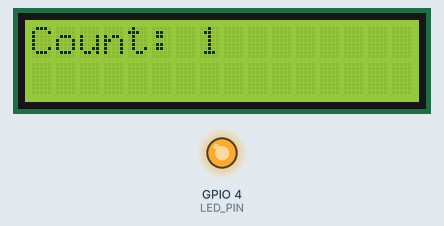
This sketch was run on a simulated ESP32. Shown: 16×2 character LCD, output pins drawn as LEDs (lit = HIGH). What the sketch prints to the serial monitor is not drawn.

Above: at 0.1 s.
At 8.2 s:
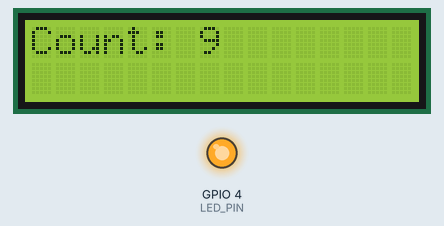
At 20.1 s:
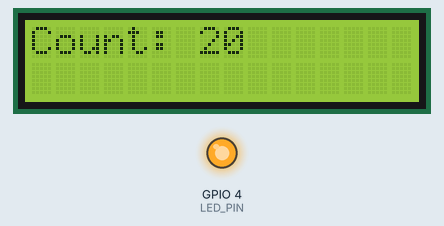
At 38.1 s:
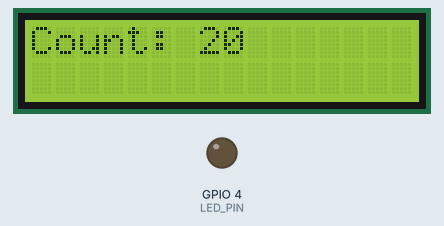
Timing chart, 0 to 40.0 s (numbered marks = the images above):
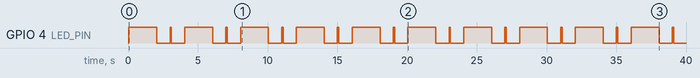

The sketch:

lab4-1.ino
```cpp
/**
 * @file lab4-1_d.ino
 * @author Ruiqi Liu, Hailey Yuan, Gemini 404
 * @date 05/22/2026
 * @brief Implements a Shortest Time Remaining First (STRF) cooperative scheduler using FreeRTOS on an ESP32.
 * * Three tasks run on Core 0 — blinking an LED, printing an incrementing counter to an I2C LCD,
 * and printing the alphabet to Serial. A dedicated scheduler task selects whichever job has the
 * least remaining execution time and runs it exclusively until all three finish, then resets and repeats.
 * @
 */

// ================== Includes ==================
#include <LiquidCrystal_I2C.h>

// ================== Macros ==================
#define LED_PIN 4   ///< GPIO pin connected to the external LED

// ================== Global Variables ==================

/** Total execution durations for each task, expressed in FreeRTOS ticks. Used to reset remaining times. */
const TickType_t totalTimes[3] = {48000 / portTICK_PERIOD_MS, 20000 / portTICK_PERIOD_MS, 26000 / portTICK_PERIOD_MS};
/** Countdown timers tracking how much execution time each task still has left. */
volatile TickType_t remainingTimes[3] = {48000 / portTICK_PERIOD_MS, 20000 / portTICK_PERIOD_MS, 26000 / portTICK_PERIOD_MS};
/** Task handles allow the scheduler to suspend/resume individual tasks by reference. */
TaskHandle_t taskHandles[3];
/** Whether each task is currently sleeping/waiting. */
volatile bool isSleeping[3] = {false, false, false};

/** LCD object using I2C address 0x27, configured for a 16-column × 2-row display. */
LiquidCrystal_I2C lcd(0x27, 16, 2);

// ================== Functions ==================
/**
 * @brief Function that delays a task.
 * * @param ms Number of milliseconds to delay
 * * @param index Index of the task to delay
 * * @return void
 */
void taskDelay(int ms, int index) {
   isSleeping[index] = true;
   vTaskDelay(ms / portTICK_PERIOD_MS);
   isSleeping[index] = false;
   remainingTimes[index] -= ms / portTICK_PERIOD_MS;
}

/**
 * @brief FreeRTOS task that blinks an LED in a fixed pattern.
 * * Blinks an LED (2 s ON, 0.95 s OFF, 0.10 s ON, 0.95 s OFF) repeated 12 times for a
 * total of 48 seconds. After completing one full cycle the task suspends itself,
 * waiting for the scheduler to resume it in the next round.
 * * @param* arg Unused task parameter (required by FreeRTOS API)
 * * @return void (FreeRTOS tasks never return)
 */
void ledTask(void *arg) {
   while (1) {
      for (int i = 0; i < 12; i++) {
         digitalWrite(LED_PIN, HIGH);
         taskDelay(2000, 0);

         digitalWrite(LED_PIN, LOW);
         taskDelay(950, 0);

         digitalWrite(LED_PIN, HIGH);
         taskDelay(100, 0);

         digitalWrite(LED_PIN, LOW);
         taskDelay(950, 0);
      }

      vTaskSuspend(NULL);
   }
}

/**
 * @brief FreeRTOS task that counts from 1 to 20.
 * * Prints each value on the first row of the LCD once per second, for a total of 20 seconds.
 * After reaching 20 the task suspends itself until the scheduler resumes it for the next cycle.
 * * @param arg Unused task parameter (required by FreeRTOS API)
 * * @return void (FreeRTOS tasks never return)
 */
void counterTask(void *arg) {
   while (1) {
      for (int i = 1; i <= 20; i++) {
         lcd.setCursor(0, 0);
         lcd.print("Count: ");
         lcd.print(i);
         lcd.print("    ");

         taskDelay(1000, 1);
      }

      vTaskSuspend(NULL);
   }
}

/**
 * @brief FreeRTOS task that prints each letter A–Z to the Serial monitor.
 * * Prints at a rate of one letter per second (26 seconds total). After 'Z'
 * the task suspends itself until the scheduler resumes it.
 * * @param arg Unused task parameter (required by FreeRTOS API)
 * * @return void (FreeRTOS tasks never return)
 */
void alphabetTask(void *arg) {
   while (1) {
      for (char c = 'A'; c <= 'Z'; c += 1) {
         Serial.printf("%c ", c);
         taskDelay(1000, 2);
      }
      Serial.println();

      vTaskSuspend(NULL);
   }
}

/**
 * @brief FreeRTOS task that implements a Shortest Job First (SJF) scheduler.
 * * Every 100 ms it evaluates the remaining execution time of the three worker tasks,
 * resumes whichever has the least time left (and is not yet done), and suspends the others.
 * When all three remaining times reach zero, it resets the counters and begins the next cycle.
 * * @param arg Unused task parameter (required by FreeRTOS API)
 * * @return void (FreeRTOS tasks never return)
 */
void scheduleTasks(void *arg) {
   while (1) {
      if (remainingTimes[0] <= 0 && remainingTimes[1] <= 0 && remainingTimes[2] <= 0) {
         // Reset the remaining times back to their initial execution times
         for (int i = 0; i < 3; i++) {
            remainingTimes[i] = totalTimes[i];
            isSleeping[i] = false;
         }
      }

      TickType_t minTime = 0xFFFFFFFF; // Set to absolute maximum initially
      int shortestTask = -1;           // 0: LED, 1: Counter, 2: Alphabet
      for (int i = 0; i < 3; i++) {
         TickType_t time = remainingTimes[i];
         if (time > 0 && !isSleeping[i] && time < minTime) {
            minTime = time;
            shortestTask = i;
         }
      }

      if (shortestTask != -1) {
         vTaskResume(taskHandles[shortestTask]);
         for (int i = 0; i < 3; i++) {
            if (i != shortestTask && remainingTimes[i] > 0 && !isSleeping[i]) {
               vTaskSuspend(taskHandles[i]);
            }
         }
      }

      vTaskDelay(100 / portTICK_PERIOD_MS);
   }
}

/**
 * @brief Standard Arduino setup function to initialize hardware and FreeRTOS tasks.
 */
void setup() {
   Serial.begin(115200);

   pinMode(LED_PIN, OUTPUT);

   lcd.init();
   lcd.backlight();
   lcd.setCursor(0, 0);
   lcd.clear();

   xTaskCreatePinnedToCore(ledTask, "LED Task", 2048, NULL, 1, &taskHandles[0], 0);
   xTaskCreatePinnedToCore(counterTask, "Counter Task", 2048, NULL, 1, &taskHandles[1], 0);
   xTaskCreatePinnedToCore(alphabetTask, "Alphabet Task", 2048, NULL, 1, &taskHandles[2], 0);
   xTaskCreatePinnedToCore(scheduleTasks, "Scheduler Task", 2048, NULL, 2, NULL, 0);
}

/**
 * @brief Standard Arduino loop function (Empty because FreeRTOS is handling execution).
 */
void loop() {}
```

Measured:
- by itself, GPIO 4 (LED_PIN): repeats every 4.0 s: LOW 0.95 s, HIGH 0.10 s, LOW 0.95 s, HIGH 2.0 s
- what the display in image 0 shows lasts 1.0 s, from 0.1 s to 1.1 s
